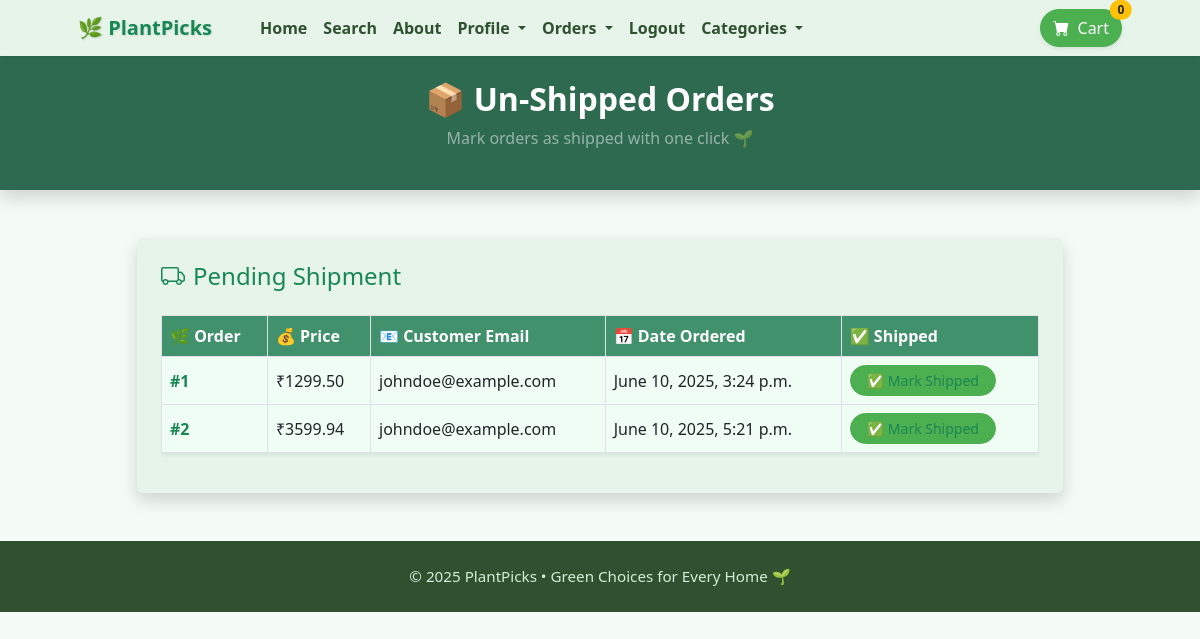
Page /payment/not_shipped_dash (signed in) on the committed database.
### payment/models.py (models this page shows, shortened)
class Order(models.Model):
	user = models.ForeignKey(User, on_delete=models.CASCADE, null=True, blank=True)
	full_name = models.CharField(max_length=250)
	email = models.EmailField(max_length=250)
	shipping_address = models.TextField(max_length=15000)
	amount_paid = models.DecimalField(max_digits=10, decimal_places=2)
	date_ordered = models.DateTimeField(auto_now_add=True)
	shipped = models.BooleanField(default=False)
	date_shipped = models.DateTimeField(blank=True, null=True)

### payment/views.py (the view, shortened to what this page needs)
# urls.py: path('not_shipped_dash', views.not_shipped_dash, name="not_shipped_dash"),
def not_shipped_dash(request):
	if request.user.is_authenticated and request.user.is_superuser:
		orders = Order.objects.filter(shipped=False)
		return render(request, "payment/not_shipped_dash.html", {"orders":orders})
	else:
		messages.success(request, "Access Denied")
		return redirect('home')

### cart/cart.py (called while the page is built)
    def __len__(self):
        return len(self.cart)

### cart/context_processors.py (called while the page is built)
def cart(request):
    return {'cart':Cart(request)}

### payment/templates/payment/not_shipped_dash.html (shortened to what this page needs)
{% extends 'base.html' %}
{% block content %}
<header class="py-4 shadow" style="background-color: #2d6a4f;">
    <div class="container text-center text-white">
        <h2 class="fw-bold">📦 Un-Shipped Orders</h2>
        <p class="text-white-50">Mark orders as shipped with one click 🌱</p>
    </div>
</header>
<div class="container mt-5 mb-5">
    <div class="row justify-content-center">
        <div class="col-lg-10">
            <div class="card shadow border-0" style="background-color: #e6f4ea;">
                <div class="card-body p-4">
                    <h4 class="mb-4 text-success"><i class="bi bi-truck me-2"></i>Pending Shipment</h4>
                    <div class="table-responsive">
                        <table class="table table-bordered table-hover align-middle shadow-sm" style="background-color: #f0fdf4;">
                            <thead style="background-color: #40916c;" class="text-white">
                                <tr>
                                    <th>🌿 Order</th>
                                    <th>💰 Price</th>
                                    <th>📧 Customer Email</th>
                                    <th>📅 Date Ordered</th>
                                    <th>✅ Shipped</th>
                                </tr>
                            </thead>
                            <tbody>
                                {% for item in orders %}
                                <tr>
                                    <td>
                                        <a href="{% url 'orders' item.id %}" class="text-decoration-none text-success fw-semibold">
                                            #{{ item.id }}
                                        </a>
                                    </td>
                                    <td>₹{{ item.amount_paid }}</td>
                                    <td>{{ item.email }}</td>
                                    <td>{{ item.date_ordered }}</td>
                                    <td>
                                        <form method="POST" class="d-inline">
                                            <button type="submit" class="btn btn-sm btn-outline-success rounded-pill px-3">
                                                ✅ Mark Shipped
                                            </button>
                                        </form>
                                    </td>
                                </tr>
                                {% empty %}
                                <tr>
                                    <td colspan="5" class="text-center text-muted">No pending orders 🌾</td>
                                </tr>
                                {% endfor %}
                            </tbody>
                        </table>
                    </div>
                </div>
            </div>
        </div>
    </div>
</div>
{% endblock %}

### store/templates/base.html (style rules this page uses)
body { background-color: #f4fbf6; font-family: 'Segoe UI', sans-serif; }
.btn-success, .btn-outline-success { background-color: #4caf50; border-color: #4caf50; }

### rows in the picture
Order: id "1", amount_paid "1299.50", email "johndoe@example.com", date_ordered "June 10, 2025, 3:24 p.m."
Order: id "2", amount_paid "3599.94", email "johndoe@example.com", date_ordered "June 10, 2025, 5:21 p.m."

### other values in the picture
{{ cart|length }} "0"
